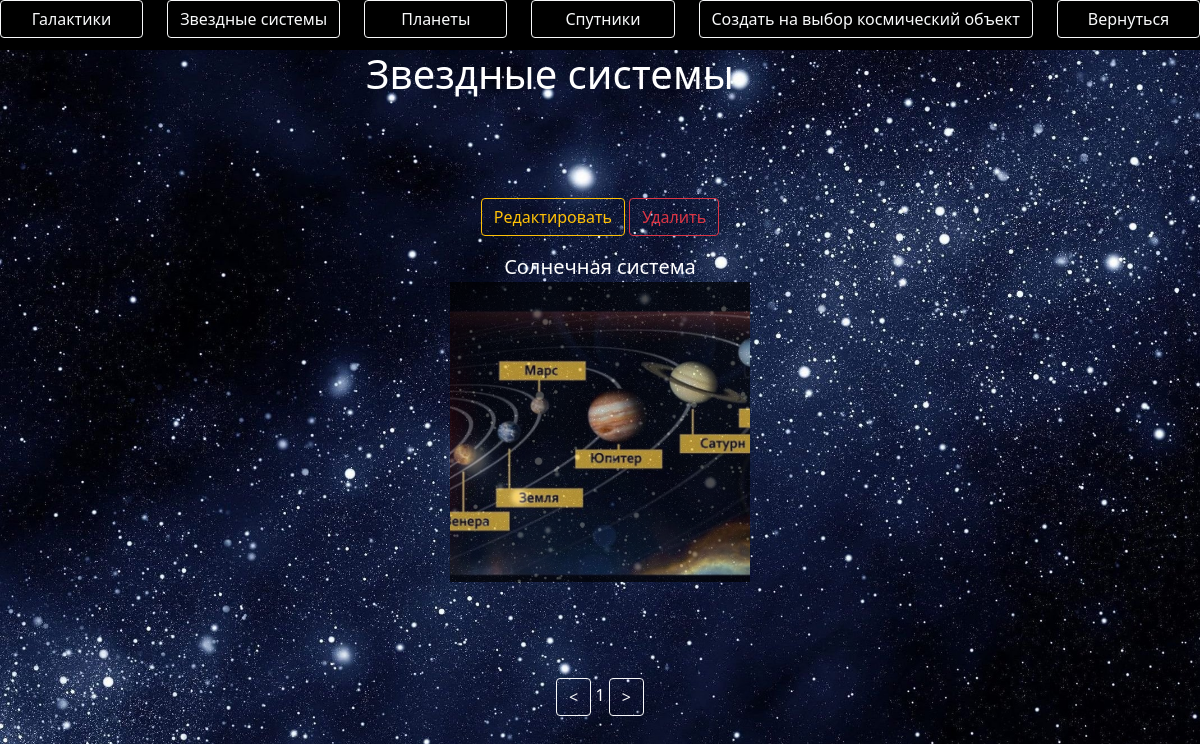
Screenshot of /star_system/1 (signed in) with the database file from the repository.
### data/star_system.py (models this page shows)
class Star_System(SqlAlchemyBase, UserMixin):
    __tablename__ = 'star_systems'
    id = sqlalchemy.Column(sqlalchemy.Integer,
                           primary_key=True, autoincrement=True)
    name = sqlalchemy.Column(sqlalchemy.String, nullable=True)
    galaxy = sqlalchemy.Column(sqlalchemy.Integer, sqlalchemy.ForeignKey('galaxies.id'), nullable=True)
    text = sqlalchemy.Column(sqlalchemy.String, nullable=True)
    photo = sqlalchemy.Column(sqlalchemy.String, nullable=True)

### main.py (the view)
@app.route('/star_system/<int:page>', methods=['GET', 'POST'])
def star_system(page):
    form = CatalogForm()
    db_sess = db_session.create_session()
    arr = db_sess.query(Star_System).filter(Star_System.id != 1)
    arr = [x for x in arr]
    n = abs(-len(arr) // 8)
    arr = [x for x in arr[(page - 1) * 8:page * 8]]
    db_sess.close()
    if form.submit_left_page.data:
        if page > 1:
            return redirect(f'/star_system/{page - 1}')
    if form.submit_right_page.data:
        if page < n:
            return redirect(f'/star_system/{page + 1}')
    if form.submit_return.data:
        return redirect('/')
    if form.submit_galaxy.data:
        return redirect('/galaxy/1')
    if form.submit_choise_create.data:
        return redirect('/choise_create')
    if form.submit_planets.data:
        return redirect('/planet/1')
    if form.submit_satellites.data:
        return redirect('/satellite/1')
    return render_template('star_systems.html', form=form, arr=arr, len_arr=len(arr), page=page)

### forms/catalog_form.py
class CatalogForm(FlaskForm):
    submit_galaxy = SubmitField('Галактики')
    submit_star_systems = SubmitField('Звездные системы')
    submit_planets = SubmitField('Планеты')
    submit_satellites = SubmitField('Спутники')
    submit_right_page = SubmitField('>')
    submit_left_page = SubmitField('<')
    submit_choise_create = SubmitField('Создать на выбор космический объект')
    submit_return = SubmitField('Вернуться')

### data/db_session.py (called while the page is built)
def create_session() -> Session:
    global __factory
    return __factory()

### main.py (called while the page is built)
@login_manager.user_loader
def load_user(user_id):
    db_sess = db_session.create_session()
    db_sess.close()
    return db_sess.query(User).get(user_id)

### templates/star_systems.html (shortened to what this page needs)
{% extends "catalog.html" %}
{% block content %}
<h1 align="center" style="color: white; margin-right: 100px;">Звездные системы</h1>
{% if not arr %}
<h1 align="center" style="color: white; margin-right: 100px;">Звездных систем пока нету</h1>
{% else %}
    <div class="container text-center" style="color: white; margin-top: 100px;" align="center">
            <div class="row">
                {% for i in arr[:4] %}
                <div class="col" style="">
                    {% if current_user.user_level >= 4 %}
                        <p><a href="/edit_star_system/{{ i.id }}" class="btn btn-outline-warning">Редактировать</a>
                        <a href="/delete_star_system/{{ i.id }}" class="btn btn-outline-danger">Удалить</a></p>
                    {% endif %}
                    {% if i.photo %}
                    <a class="navbar-brand" style="color: white;" href="/check_kosmos_body/{{ i.id }}/star_system">{{ i.name }}
                        <p><img src="{{url_for('static', filename=i.photo[7:])}}" style="width: 300px; height: 300px; object-fit: cover;  opacity: 0.7;"></p>
                    </a>
                    {% else %}
                    <div align="center">
                        <a class="navbar-brand" style="color: white;" href="/check_kosmos_body/{{ i.id }}/star_system">{{ i.name }}
                        <div style="width: 300px; height: 300px; background-color: rgba(0, 0, 0, 0.5)" align="center">
                        </div></a>
                    </div>
                    {% endif %}
                </div>
                {% endfor %}
            </div>
    </div>
    <form action="" method="post" novalidate>
    <div align="center" style="margin-top: 50px;">
        {{ form.submit_left_page(type="submit", class="btn btn-outline-light") }}
        <span style="color: white;">{{ page }}</span>
        {{ form.submit_right_page(type="submit", class="btn btn-outline-light") }}
    </div>
    </form>
{% endif %}
{% endblock %}

### rows the page displays
Star_System: name "Солнечная система", photo (picture)

### other values shown
{{ page }} "1"
